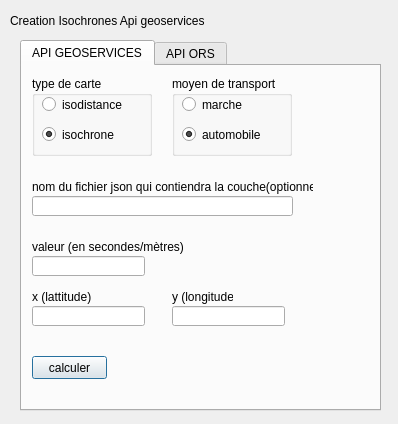
<?xml version="1.0" encoding="UTF-8"?>
<ui version="4.0">
 <class>ciaDialogBase</class>
 <widget class="QDialog" name="ciaDialogBase">
  <property name="geometry">
   <rect>
    <x>0</x>
    <y>0</y>
    <width>398</width>
    <height>424</height>
   </rect>
  </property>
  <property name="minimumSize">
   <size>
    <width>398</width>
    <height>424</height>
   </size>
  </property>
  <property name="maximumSize">
   <size>
    <width>398</width>
    <height>424</height>
   </size>
  </property>
  <property name="windowTitle">
   <string>CIA - Création Isochrones Api geoservices IGN</string>
  </property>
  <widget class="QLabel" name="label_4">
   <property name="geometry">
    <rect>
     <x>10</x>
     <y>10</y>
     <width>231</width>
     <height>21</height>
    </rect>
   </property>
   <property name="text">
    <string>Creation Isochrones Api geoservices</string>
   </property>
  </widget>
  <widget class="QTabWidget" name="tabWidget">
   <property name="geometry">
    <rect>
     <x>20</x>
     <y>40</y>
     <width>361</width>
     <height>371</height>
    </rect>
   </property>
   <property name="currentIndex">
    <number>0</number>
   </property>
   <widget class="QWidget" name="tab">
    <attribute name="title">
     <string>API GEOSERVICES</string>
    </attribute>
    <widget class="QLineEdit" name="var_nom_">
     <property name="geometry">
      <rect>
       <x>10</x>
       <y>130</y>
       <width>261</width>
       <height>20</height>
      </rect>
     </property>
     <property name="inputMethodHints">
      <set>Qt::ImhPreferNumbers</set>
     </property>
    </widget>
    <widget class="QLabel" name="label_3">
     <property name="geometry">
      <rect>
       <x>150</x>
       <y>220</y>
       <width>61</width>
       <height>21</height>
      </rect>
     </property>
     <property name="text">
      <string>y (longitude)</string>
     </property>
    </widget>
    <widget class="QGroupBox" name="groupBox_2">
     <property name="geometry">
      <rect>
       <x>10</x>
       <y>10</y>
       <width>120</width>
       <height>80</height>
      </rect>
     </property>
     <property name="title">
      <string>type de carte</string>
     </property>
     <widget class="QRadioButton" name="rb_dist">
      <property name="geometry">
       <rect>
        <x>10</x>
        <y>20</y>
        <width>82</width>
        <height>17</height>
       </rect>
      </property>
      <property name="text">
       <string>isodistance</string>
      </property>
      <property name="checked">
       <bool>false</bool>
      </property>
     </widget>
     <widget class="QRadioButton" name="rb_chrone">
      <property name="geometry">
       <rect>
        <x>10</x>
        <y>50</y>
        <width>82</width>
        <height>17</height>
       </rect>
      </property>
      <property name="text">
       <string>isochrone</string>
      </property>
      <property name="checked">
       <bool>true</bool>
      </property>
     </widget>
    </widget>
    <widget class="QPushButton" name="val_calcul">
     <property name="geometry">
      <rect>
       <x>10</x>
       <y>290</y>
       <width>75</width>
       <height>23</height>
      </rect>
     </property>
     <property name="text">
      <string>calculer</string>
     </property>
    </widget>
    <widget class="QLabel" name="label">
     <property name="geometry">
      <rect>
       <x>10</x>
       <y>170</y>
       <width>181</width>
       <height>21</height>
      </rect>
     </property>
     <property name="text">
      <string>valeur (en secondes/mètres)</string>
     </property>
    </widget>
    <widget class="QLineEdit" name="val_lat">
     <property name="geometry">
      <rect>
       <x>150</x>
       <y>240</y>
       <width>113</width>
       <height>20</height>
      </rect>
     </property>
     <property name="acceptDrops">
      <bool>true</bool>
     </property>
     <property name="inputMethodHints">
      <set>Qt::ImhPreferNumbers</set>
     </property>
     <property name="text">
      <string/>
     </property>
    </widget>
    <widget class="QLineEdit" name="val_long">
     <property name="geometry">
      <rect>
       <x>10</x>
       <y>240</y>
       <width>113</width>
       <height>20</height>
      </rect>
     </property>
    </widget>
    <widget class="QLineEdit" name="val_cout">
     <property name="geometry">
      <rect>
       <x>10</x>
       <y>190</y>
       <width>113</width>
       <height>20</height>
      </rect>
     </property>
     <property name="inputMethodHints">
      <set>Qt::ImhPreferNumbers</set>
     </property>
    </widget>
    <widget class="QGroupBox" name="groupBox">
     <property name="geometry">
      <rect>
       <x>150</x>
       <y>10</y>
       <width>120</width>
       <height>80</height>
      </rect>
     </property>
     <property name="title">
      <string>moyen de transport</string>
     </property>
     <widget class="QRadioButton" name="rb_auto">
      <property name="geometry">
       <rect>
        <x>10</x>
        <y>50</y>
        <width>82</width>
        <height>17</height>
       </rect>
      </property>
      <property name="text">
       <string>automobile</string>
      </property>
      <property name="checked">
       <bool>true</bool>
      </property>
     </widget>
     <widget class="QRadioButton" name="rb_marche">
      <property name="geometry">
       <rect>
        <x>10</x>
        <y>20</y>
        <width>82</width>
        <height>17</height>
       </rect>
      </property>
      <property name="text">
       <string>marche</string>
      </property>
     </widget>
    </widget>
    <widget class="QLabel" name="label_5">
     <property name="geometry">
      <rect>
       <x>10</x>
       <y>110</y>
       <width>281</width>
       <height>21</height>
      </rect>
     </property>
     <property name="text">
      <string>nom du fichier json qui contiendra la couche(optionnel)</string>
     </property>
    </widget>
    <widget class="QLabel" name="label_2">
     <property name="geometry">
      <rect>
       <x>10</x>
       <y>220</y>
       <width>61</width>
       <height>21</height>
      </rect>
     </property>
     <property name="text">
      <string>x (lattitude)</string>
     </property>
    </widget>
   </widget>
   <widget class="QWidget" name="tab_2">
    <attribute name="title">
     <string>API ORS</string>
    </attribute>
    <widget class="QGroupBox" name="groupBox_3">
     <property name="geometry">
      <rect>
       <x>10</x>
       <y>10</y>
       <width>120</width>
       <height>80</height>
      </rect>
     </property>
     <property name="title">
      <string>type de carte</string>
     </property>
     <widget class="QRadioButton" name="rb_dist_ors">
      <property name="geometry">
       <rect>
        <x>10</x>
        <y>20</y>
        <width>82</width>
        <height>17</height>
       </rect>
      </property>
      <property name="text">
       <string>isodistance</string>
      </property>
      <property name="checked">
       <bool>false</bool>
      </property>
     </widget>
     <widget class="QRadioButton" name="rb_chrone_ors">
      <property name="geometry">
       <rect>
        <x>10</x>
        <y>50</y>
        <width>82</width>
        <height>17</height>
       </rect>
      </property>
      <property name="text">
       <string>isochrone</string>
      </property>
      <property name="checked">
       <bool>true</bool>
      </property>
     </widget>
    </widget>
    <widget class="QGroupBox" name="groupBox_4">
     <property name="geometry">
      <rect>
       <x>170</x>
       <y>10</y>
       <width>120</width>
       <height>101</height>
      </rect>
     </property>
     <property name="title">
      <string>moyen de transport</string>
     </property>
     <widget class="QRadioButton" name="rb_auto_ors">
      <property name="geometry">
       <rect>
        <x>10</x>
        <y>50</y>
        <width>82</width>
        <height>17</height>
       </rect>
      </property>
      <property name="text">
       <string>automobile</string>
      </property>
      <property name="checked">
       <bool>true</bool>
      </property>
     </widget>
     <widget class="QRadioButton" name="rb_marche_ors">
      <property name="geometry">
       <rect>
        <x>10</x>
        <y>20</y>
        <width>82</width>
        <height>17</height>
       </rect>
      </property>
      <property name="text">
       <string>marche</string>
      </property>
      <property name="checked">
       <bool>false</bool>
      </property>
     </widget>
     <widget class="QRadioButton" name="rb_velo_ors">
      <property name="geometry">
       <rect>
        <x>10</x>
        <y>80</y>
        <width>82</width>
        <height>17</height>
       </rect>
      </property>
      <property name="text">
       <string>vélo</string>
      </property>
      <property name="checked">
       <bool>false</bool>
      </property>
     </widget>
    </widget>
    <widget class="QLabel" name="label_6">
     <property name="geometry">
      <rect>
       <x>150</x>
       <y>260</y>
       <width>61</width>
       <height>21</height>
      </rect>
     </property>
     <property name="text">
      <string>y (longitude)</string>
     </property>
    </widget>
    <widget class="QPushButton" name="val_calcul_ors">
     <property name="geometry">
      <rect>
       <x>10</x>
       <y>310</y>
       <width>75</width>
       <height>23</height>
      </rect>
     </property>
     <property name="text">
      <string>calculer</string>
     </property>
    </widget>
    <widget class="QLabel" name="label_7">
     <property name="geometry">
      <rect>
       <x>10</x>
       <y>220</y>
       <width>181</width>
       <height>21</height>
      </rect>
     </property>
     <property name="text">
      <string>valeur (en secondes/mètres)</string>
     </property>
    </widget>
    <widget class="QLineEdit" name="var_nom_ors">
     <property name="geometry">
      <rect>
       <x>10</x>
       <y>190</y>
       <width>261</width>
       <height>20</height>
      </rect>
     </property>
     <property name="inputMethodHints">
      <set>Qt::ImhPreferNumbers</set>
     </property>
    </widget>
    <widget class="QLineEdit" name="val_lat_ors">
     <property name="geometry">
      <rect>
       <x>10</x>
       <y>280</y>
       <width>113</width>
       <height>20</height>
      </rect>
     </property>
     <property name="acceptDrops">
      <bool>true</bool>
     </property>
     <property name="inputMethodHints">
      <set>Qt::ImhPreferNumbers</set>
     </property>
     <property name="text">
      <string/>
     </property>
    </widget>
    <widget class="QLineEdit" name="val_long_ors">
     <property name="geometry">
      <rect>
       <x>150</x>
       <y>280</y>
       <width>113</width>
       <height>20</height>
      </rect>
     </property>
    </widget>
    <widget class="QLineEdit" name="val_cout_ors">
     <property name="geometry">
      <rect>
       <x>10</x>
       <y>240</y>
       <width>113</width>
       <height>20</height>
      </rect>
     </property>
     <property name="inputMethodHints">
      <set>Qt::ImhPreferNumbers</set>
     </property>
    </widget>
    <widget class="QLabel" name="label_8">
     <property name="geometry">
      <rect>
       <x>10</x>
       <y>170</y>
       <width>281</width>
       <height>21</height>
      </rect>
     </property>
     <property name="text">
      <string>nom du fichier json qui contiendra la couche(optionnel)</string>
     </property>
    </widget>
    <widget class="QLabel" name="label_9">
     <property name="geometry">
      <rect>
       <x>10</x>
       <y>260</y>
       <width>61</width>
       <height>21</height>
      </rect>
     </property>
     <property name="text">
      <string>x (lattitude)</string>
     </property>
    </widget>
    <widget class="QLineEdit" name="var_API_KEY">
     <property name="geometry">
      <rect>
       <x>10</x>
       <y>140</y>
       <width>341</width>
       <height>20</height>
      </rect>
     </property>
     <property name="inputMethodHints">
      <set>Qt::ImhPreferNumbers</set>
     </property>
     <property name="text">
      <string>5b3ce3597851110001cf624881278ce4081942c59865ed226e87a928</string>
     </property>
    </widget>
    <widget class="QLabel" name="label_10">
     <property name="geometry">
      <rect>
       <x>10</x>
       <y>120</y>
       <width>281</width>
       <height>21</height>
      </rect>
     </property>
     <property name="text">
      <string>API KEY personnelle (jeton, token) (OBLIGATOIRE)</string>
     </property>
    </widget>
   </widget>
  </widget>
 </widget>
 <resources/>
 <connections/>
</ui>
